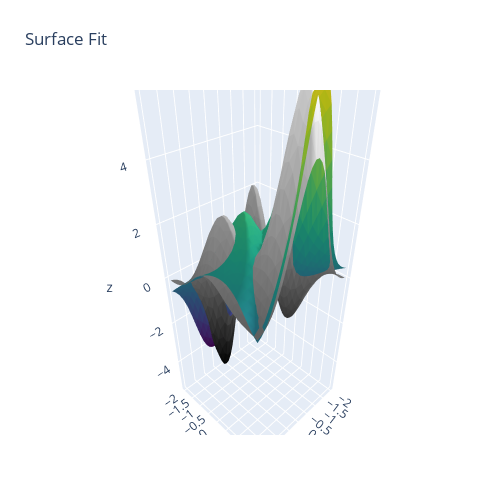

Write notebook code for a chart like this one.
### Code cell
Rebuilder = Rebuild()
Rebuilder.rebuildFullNet("model_45_9_18")

### Figure 1 — Plotly figure (JSON) as saved in the notebook; plotly's stock layout.template omitted (floating-point values rounded to 4 significant figures; data arrays with more than 128 entries replaced by an {"elided": "..."} marker saying what was removed)
{"data": [{"facecolor": {"elided": "1922 str values"}, "i": {"elided": "1922 int values"}, "j": {"elided": "1922 int values"}, "k": {"elided": "1922 int values"}, "name": "", "type": "mesh3d", "x": {"elided": "1024 float values"}, "y": {"elided": "1024 float values"}, "z": {"elided": "1024 float values"}}, {"facecolor": {"elided": "1922 str values"}, "i": {"elided": "1922 int values"}, "j": {"elided": "1922 int values"}, "k": {"elided": "1922 int values"}, "name": "", "type": "mesh3d", "x": {"elided": "1024 float values"}, "y": {"elided": "1024 float values"}, "z": {"elided": "1024 float values"}}], "layout": {"autosize": false, "height": 500, "margin": {"b": 65, "l": 65, "r": 50, "t": 90}, "title": {"text": "Surface Fit"}, "width": 500}}
